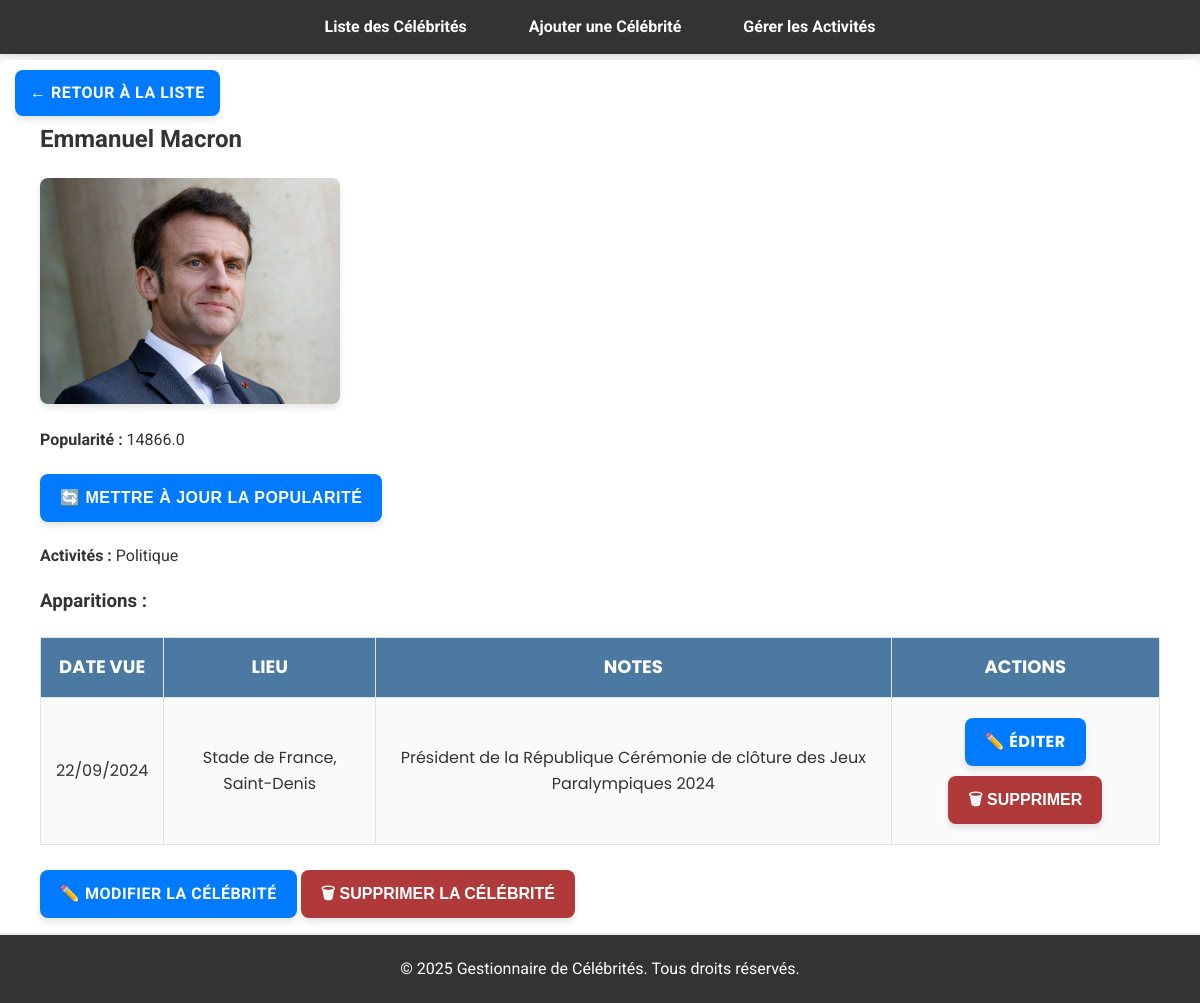
Before: /celebs/celebrity/208/ with the older database file.
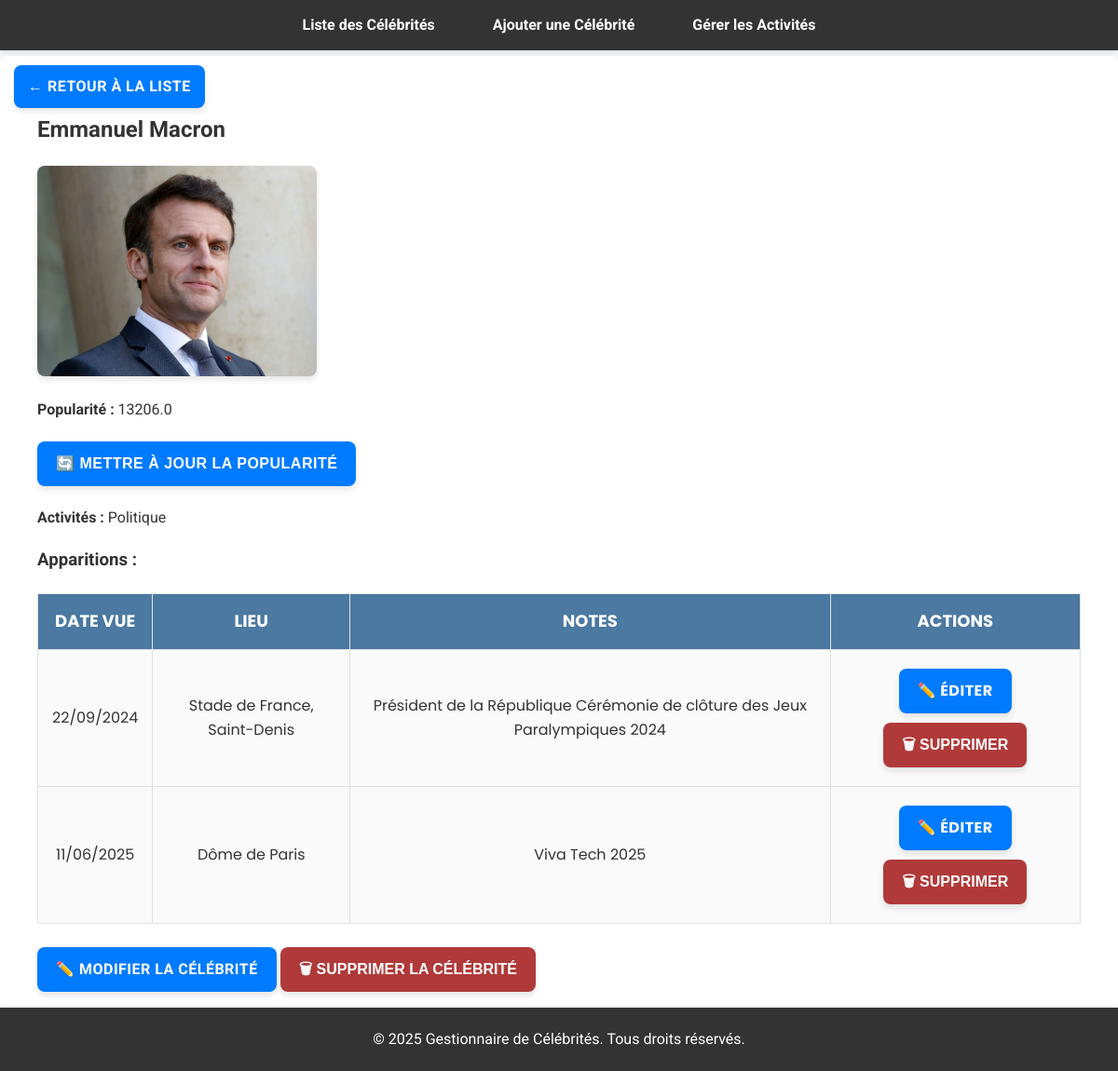
After: the same page with the newer database file.
### celebs/models.py (models this page shows, shortened)
class Celebrity(models.Model):
    name = models.CharField(max_length=255)
    popularity_score = models.FloatField(default=0)
    image = models.ImageField(upload_to="celebs/", blank=True, null=True)
    activities = models.ManyToManyField(Activity, blank=False)

class Activity(models.Model):
    name = models.CharField(max_length=100, unique=True)

class CelebritySighting(models.Model):
    celebrity = models.ForeignKey(Celebrity, on_delete=models.CASCADE, related_name='sightings')
    date_seen = models.DateField(null=True, blank=True)
    location = models.CharField(max_length=255, blank=True, null=True)
    notes = models.TextField(blank=True, null=True)

### celebs/views.py (the view)
# urls.py: path('celebrity/<int:celeb_id>/', views.celebrity_detail, name='celebrity_detail'),
def celebrity_detail(request, celeb_id):
    celebrity = get_object_or_404(Celebrity, id=celeb_id)
    return render(request, "celebs/celebrity_detail.html", {"celebrity": celebrity})

### templates/celebs/celebrity_detail.html (shortened to what this page needs)
{% extends "base.html" %}
{% block content %}
<a href="{% url 'celebrity_list' %}" class="back-button">← Retour à la liste</a>
<div class="container">
  <h2>{{ celebrity.name }}</h2>
  {% if celebrity.image %}
    <div class="celeb-image-container">
      <img src="{{ celebrity.image.url }}" alt="{{ celebrity.name }}" class="celeb-image">
    </div>
  {% endif %}
  <p><strong>Popularité :</strong> {{ celebrity.popularity_score }}</p>
    <form method="post" action="{% url 'update_popularity' celebrity.id %}" style="display:inline;">
      <button type="submit" class="btn">🔄 Mettre à jour la popularité</button>
    </form>
  <p><strong>Activités :</strong>
    {% for activity in celebrity.activities.all %}
      <span class="tag">{{ activity.name }}</span>
    {% empty %}
      <span class="tag">Aucune</span>
    {% endfor %}
  </p>
  <h3>Apparitions :</h3>
  <table class="celebrity-table">
    <thead>
      <tr>
        <th>Date vue</th>
        <th>Lieu</th>
        <th>Notes</th>
        <th>Actions</th>
      </tr>
    </thead>
    <tbody>
      {% for sighting in celebrity.sightings.all %}
        <tr>
          <td>{{ sighting.date_seen|date:"d/m/Y"|default:"-" }}</td>
          <td>{{ sighting.location|default:"-" }}</td>
          <td>{{ sighting.notes|default:"Aucune note" }}</td>
          <td>
            <a href="{% url 'edit_celebrity_sighting' sighting.id %}" class="btn edit-btn">✏️ Éditer</a>
            <form method="post" action="{% url 'delete_celebrity_sighting' sighting.id %}" style="display:inline;">
              <button type="submit" class="delete-btn" onclick="return confirm('Supprimer cette apparition ?');">
                🗑 Supprimer
              </button>
            </form>
          </td>
        </tr>
      {% endfor %}
    </tbody>
  </table>
  <form method="post" action="{% url 'celebrity_delete' celebrity.id %}" style="margin-top: 20px;">
    <a href="{% url 'celebrity_edit' celebrity.id %}" class="btn">✏️ Modifier la célébrité</a>
    <button type="submit" class="delete-button" onclick="return confirm('Supprimer cette célébrité ?');">
      🗑 Supprimer la célébrité
    </button>
  </form>
</div>
{% endblock %}

### templates/base.html (shortened to what this page needs)
<!DOCTYPE html>
<html lang="fr">
<head>
    {% load static %}
    <link rel="stylesheet" href="{% static 'css/style.css' %}">
</head>
<body>
    <header>
        <nav class="navbar">
            <ul class="nav-list">
                <li><a href="{% url 'celebrity_list' %}">Liste des Célébrités</a></li>
                <li><a href="{% url 'add_celebrity' %}">Ajouter une Célébrité</a></li>
                <li><a href="{% url 'activity_list' %}">Gérer les Activités</a></li>
            </ul>
        </nav>
    </header>
    <main>
        {% block content %}
        {% endblock %}
    </main>
</body>
<footer>
        <p>&copy; 2025 Gestionnaire de Célébrités. Tous droits réservés.</p>
</footer>
</html>

### static/css/style.css (style rules this page uses)
:root { --primary-color: #b03a3a; --secondary-color: #007bff; --background-color: #f8f9fb; --text-color: #333; --hover-color: #0056b3; --shadow-color: rgba(0, 0, 0, 0.1); --border-radius: 8px; }
body { font-family: 'Roboto', sans-serif; background-color: var(--background-color); color: var(--text-color); margin: 0; padding: 0; line-height: 1.6; }
.container { max-width: 100%; margin: 40px auto; padding: 40px; background: #ffffff; border-radius: var(--border-radius); box-shadow: 0 4px 20px var(--shadow-color); transition: all 0.3s ease; position: relative; overflow: hidden; }
table { width: 100%; border-collapse: collapse; margin-top: 20px; font-family: 'Poppins', sans-serif; animation: slideIn 0.5s ease-in-out; }
th, td { padding: 15px; border: 1px solid #e2e2e2; text-align: center; font-size: 16px; }
th { background-color: #4b79a1; color: white; font-size: 18px; text-transform: uppercase; cursor: pointer; }
td { background-color: #fafafa; }
td a { text-decoration: none; color: var(--secondary-color); font-weight: 600; transition: color 0.3s ease; }
button, .btn { background-color: var(--primary-color); color: white; padding: 12px 20px; border-radius: var(--border-radius); text-transform: uppercase; font-weight: bold; cursor: pointer; border: none; transition: background-color 0.3s ease, transform 0.3s ease; box-shadow: 0 4px 6px var(--shadow-color); display: inline-block; margin: 5px 0; }
.delete-button { width: auto; background-color: var(--primary-color); }
.celeb-image { width: 100%; max-width: 500px; height: auto; object-fit: cover; border-radius: var(--border-radius); transition: transform 0.3s ease; box-shadow: 0 4px 6px var(--shadow-color); }
.btn { background-color: var(--secondary-color); color: white; padding: 12px 20px; border-radius: var(--border-radius); text-decoration: none; font-weight: bold; text-transform: uppercase; letter-spacing: 0.5px; transition: background-color 0.3s, transform 0.3s; box-shadow: 0 4px 6px var(--shadow-color); }
.navbar { background-color: #333; overflow: hidden; position: fixed; top: 0; width: 100%; z-index: 1000; box-shadow: 0 2px 4px var(--shadow-color); }
.nav-list { list-style-type: none; margin: 0; padding: 0; display: flex; justify-content: center; }
.nav-list li { margin: 0 15px; }
.nav-list li a { display: block; color: white; text-align: center; padding: 14px 16px; text-decoration: none; font-weight: bold; transition: background-color 0.3s ease; }
.back-button { position: fixed; top: 70px; left: 15px; background-color: var(--secondary-color); color: white; padding: 10px 15px; border-radius: var(--border-radius); text-decoration: none; font-weight: bold; text-transform: uppercase; letter-spacing: 0.5px; transition: background-color 0.3s, transform 0.3s; box-shadow: 0 4px 6px var(--shadow-color); z-index: 1001; }
main { margin-top: 60px; }
.celeb-image-container { margin: 10px 0; width: 300px; height: auto; text-align: center; }
footer { background-color: #333; color: white; text-align: center; padding: 5px 0; position: fixed; bottom: 0; width: 100%; box-shadow: 0 -2px 2px var(--shadow-color); }
button, input[type="submit"], .btn { padding: 12px 20px; font-size: 16px; line-height: 1.2; height: 48px; box-sizing: border-box; display: inline-flex; align-items: center; justify-content: center; }

Changed rows visible on the page:
changed Celebrity "Emmanuel Macron": popularity_score "14866.0" → "13206.0"
added CelebritySighting: date_seen "11/06/2025", location "Dôme de Paris", notes "Viva Tech 2025"
